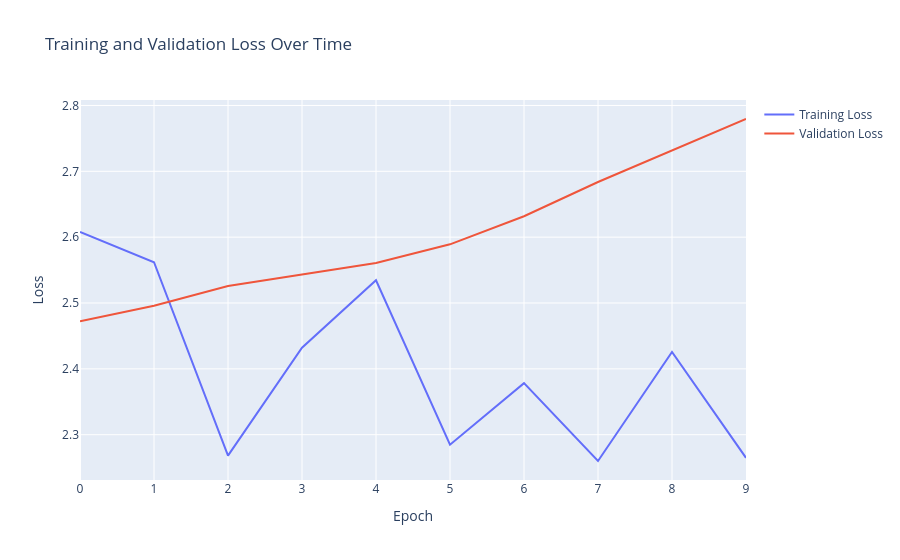
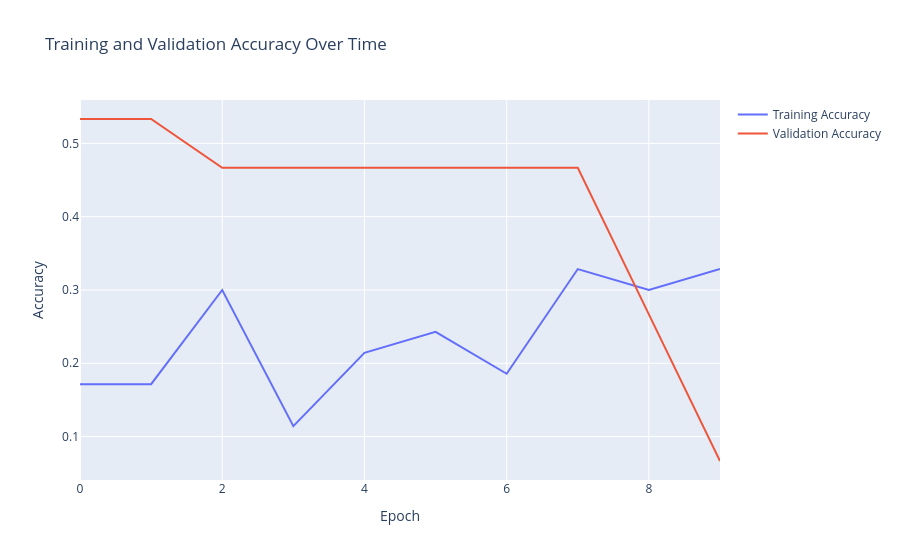

Notebook code cell kept with these figures, in order:
### Code cell
# Fine-tuning
finetune_model = ResNetTransfer(copy.deepcopy(resnet50)).to(device)
finetune_model.load_state_dict(torch.load('resnet_transfer_model.pth', map_location=device))

for param in finetune_model.resnet.parameters():
    param.requires_grad = True

# Use different learning rate on different params to train resnet layers more slowly
finetune_optimizer = torch.optim.Adam([
    {'params': finetune_model.resnet.parameters(), 'lr': 1e-6},
    {'params': finetune_model.classifier.parameters(), 'lr': epsilon},
])

train_model(finetune_model, train_loader, val_loader, criterion, finetune_optimizer, device, num_epochs=10, checkpoint_path='resnet_finetuned.pth')

### Figure 1 — Plotly figure (JSON) as saved in the notebook; plotly's stock layout.template omitted (floating-point values rounded to 4 significant figures)
{"data": [{"mode": "lines", "name": "Training Loss", "type": "scatter", "x": [0, 1, 2, 3, 4, 5, 6, 7, 8, 9], "y": [2.608, 2.562, 2.268, 2.432, 2.535, 2.285, 2.378, 2.26, 2.426, 2.265]}, {"mode": "lines", "name": "Validation Loss", "type": "scatter", "x": [0, 1, 2, 3, 4, 5, 6, 7, 8, 9], "y": [2.472, 2.496, 2.526, 2.544, 2.561, 2.589, 2.632, 2.684, 2.732, 2.779]}], "layout": {"title": {"text": "Training and Validation Loss Over Time"}, "xaxis": {"title": {"text": "Epoch"}}, "yaxis": {"title": {"text": "Loss"}}}}

### Figure 2 — Plotly figure (JSON) as saved in the notebook; plotly's stock layout.template omitted (floating-point values rounded to 4 significant figures)
{"data": [{"mode": "lines", "name": "Training Accuracy", "type": "scatter", "x": [0, 1, 2, 3, 4, 5, 6, 7, 8, 9], "y": [0.1714, 0.1714, 0.3, 0.1143, 0.2143, 0.2429, 0.1857, 0.3286, 0.3, 0.3286]}, {"mode": "lines", "name": "Validation Accuracy", "type": "scatter", "x": [0, 1, 2, 3, 4, 5, 6, 7, 8, 9], "y": [0.5333, 0.5333, 0.4667, 0.4667, 0.4667, 0.4667, 0.4667, 0.4667, 0.2667, 0.06667]}], "layout": {"title": {"text": "Training and Validation Accuracy Over Time"}, "xaxis": {"title": {"text": "Epoch"}}, "yaxis": {"title": {"text": "Accuracy"}}}}
